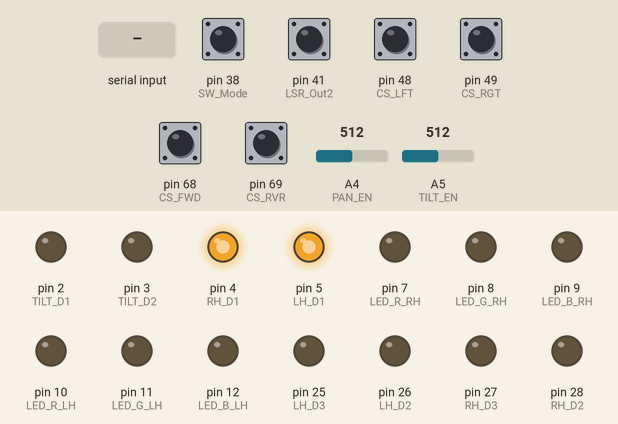
Recording of a sketch running on a simulated Arduino Mega 2560, built with avr-gcc and run on an emulated ATmega2560. Parts: output pins drawn as LEDs (lit = HIGH). The inputs (shaded band) are chosen by the test bench; at power-on: pin 38 (SW_Mode), pin 41 (LSR_Out2), pin 48 (CS_LFT), pin 49 (CS_RGT), pin 68 (CS_FWD), pin 69 (CS_RVR) HIGH, A4 (PAN_EN) = 512, A5 (TILT_EN) = 512.

Above: at 1.2 s.
1.3 s: "<1>" received over Serial
At 2.9 s:
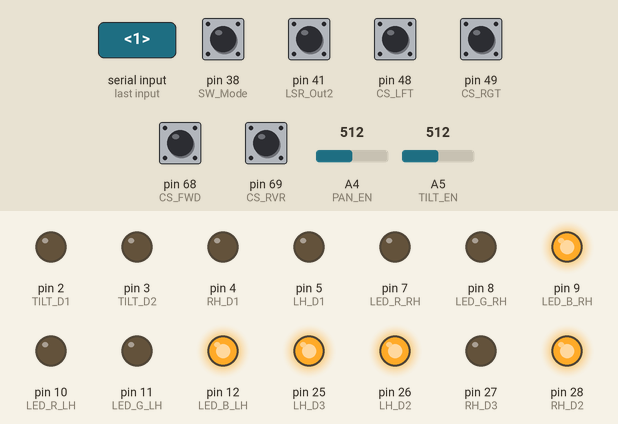
4.3 s: pin 38 (SW_Mode) pulled LOW for 0.15 s
At 5.9 s:
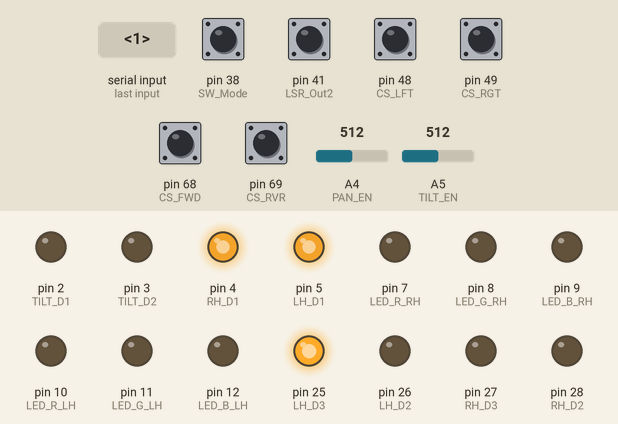
7.4 s: "<2>" received over Serial
At 8.8 s:
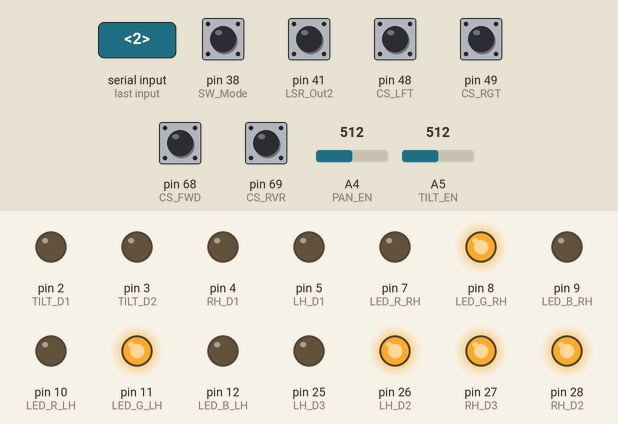
10.4 s: pin 38 (SW_Mode) pulled LOW for 1 s
At 11.0 s:
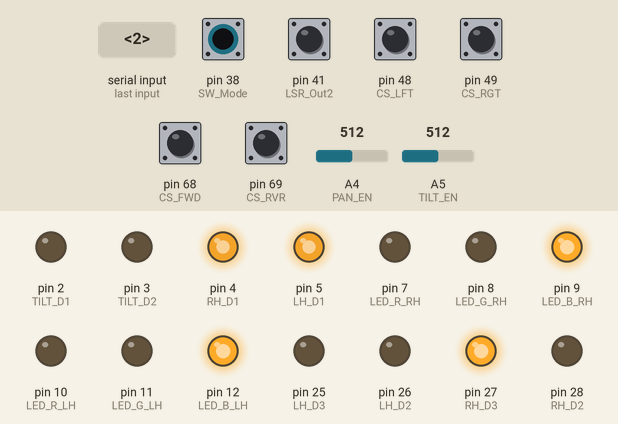
14.4 s: "<3>" received over Serial
At 15.3 s:
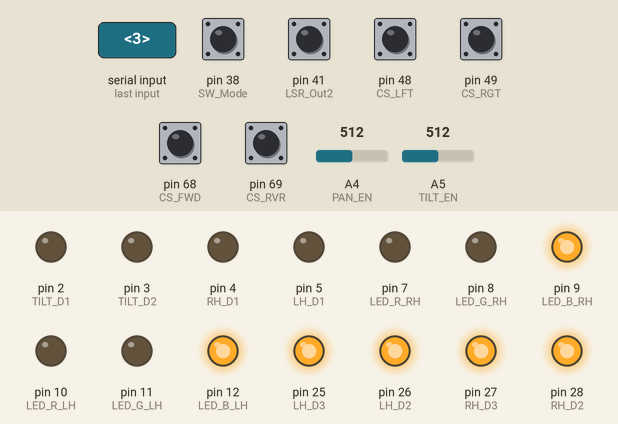
17.4 s: "<0>" received over Serial
At 18.3 s:
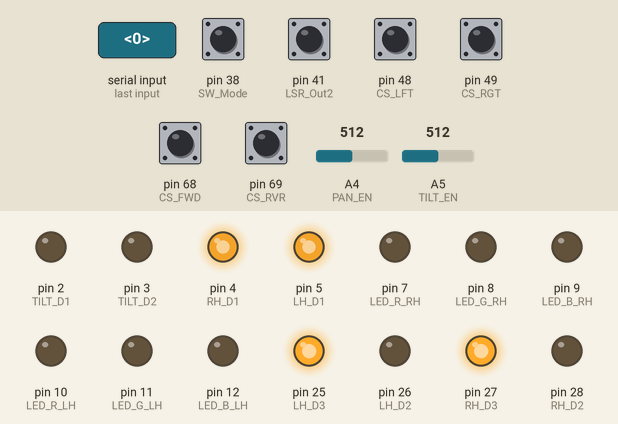
Timing chart, 0 to 21.4 s (numbered marks = the images above; inputs shaded):
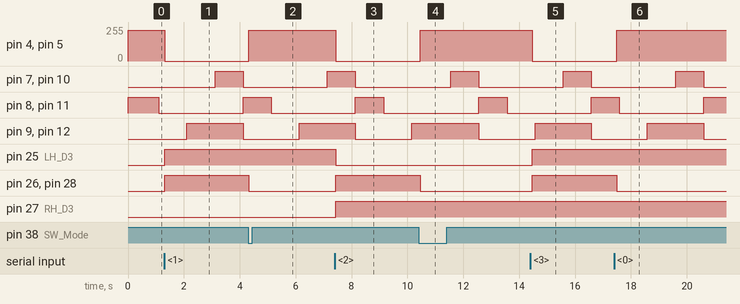

The sketch:

flashbot.ino
```cpp
int IR1 = A0;
int IR2 = A1;
int IR3 = A2;
int SON1 = A3;
int PAN_EN = A4;
int TILT_EN = A5;
int CSENS = A6;  //Analog Input
int LH_ENA = 44; // try git
int LH_ENB = 43;
int RH_ENA = 46;
int RH_ENB = 45; //Digital input Encoder
int CS_STT = 66;
int CS_STP = 67;
int CS_FWD = 68;
int CS_RVR = 69;
int CS_RGT = 49;
int CS_LFT = 48;   // Digital Input Console
int LSR_Out1 = 42; // free Zone (outside)
int LSR_Out2 = 41; // caution zone (middle)
int LSR_Out3 = 40; // danger zone (inside)
int ESTOP = 39;
int SW_Mode = 38; // Digital Input General

int BRAKE = 29;
int LH_D2 = 26;
int LH_D3 = 25;
int RH_D2 = 28;
int RH_D3 = 27;
int PAN_D1 = 24;
int PAN_D2 = 23;
int TILT_D1 = 2;
int TILT_D2 = 3; // Digital Output
int LH_D1 = 5;
int RH_D1 = 4;
int LED_R_LH = 10;
int LED_G_LH = 11;
int LED_B_LH = 12;
int LED_R_RH = 7;
int LED_G_RH = 8;
int LED_B_RH = 9; //Digital Output (PWM)


#define LH_ENA 44
#define LH_ENB 43
#define RH_ENA 46
#define RH_ENB 45
#define ESTOP 39
#define MOTOR_SPEED 148      //148 original
#define DIFF_MOTOR_SPEED 200 //150RPM

int count = 0;
int debug_speed = 0;
int heartbeat = 0;
int reset_order = 0;
int permitup = 0, permitdown = 0, permitright = 0, permitleft = 0;

const byte numChars = 32;
char receivedChars[numChars];
char tempChars[numChars];

int order = 0, motor_speed = 220;

boolean newData = false;

volatile unsigned int encoder_RH = 0;
volatile unsigned int encoder_LH = 0;
//int incc=0;
unsigned long pasttime1 = 0;
unsigned long currenttime1 = 0;
bool flag1 = 0;
bool flag2 = 0;
void setup()
{


  pinMode(LH_ENA, INPUT);
  pinMode(LH_ENB, INPUT);
  pinMode(RH_ENA, INPUT);
  pinMode(RH_ENB, INPUT);
  pinMode(SW_Mode, INPUT);
  pinMode(ESTOP, INPUT);
  pinMode(LSR_Out1, INPUT);
  pinMode(LSR_Out2, INPUT);
  pinMode(LSR_Out3, INPUT);
  digitalWrite(LH_ENA, HIGH);
  digitalWrite(LH_ENB, HIGH);
  digitalWrite(RH_ENA, HIGH);
  digitalWrite(RH_ENB, HIGH);
  digitalWrite(SW_Mode, HIGH);
  digitalWrite(ESTOP, HIGH);
  digitalWrite(LSR_Out1, HIGH);
  digitalWrite(LSR_Out2, HIGH);
  digitalWrite(LSR_Out3, HIGH);

  pinMode(CS_STT, INPUT);
  pinMode(CS_STP, INPUT);
  pinMode(CS_FWD, INPUT);
  pinMode(CS_RVR, INPUT);
  pinMode(CS_RGT, INPUT);
  pinMode(CS_LFT, INPUT);
  digitalWrite(CS_STT, HIGH);
  digitalWrite(CS_STP, HIGH);
  digitalWrite(CS_FWD, HIGH);
  digitalWrite(CS_RVR, HIGH);
  digitalWrite(CS_RGT, HIGH);
  digitalWrite(CS_LFT, HIGH);

  attachInterrupt(digitalPinToInterrupt(RH_ENA), Encoder_RH_ENA, CHANGE); //Pin 2
  attachInterrupt(digitalPinToInterrupt(LH_ENA), Encoder_LH_ENA, CHANGE); //Pin 18
  attachInterrupt(digitalPinToInterrupt(ESTOP), EMG_STOP, HIGH);

  pinMode(BRAKE, OUTPUT);
  pinMode(LH_D2, OUTPUT);
  pinMode(LH_D3, OUTPUT);
  pinMode(RH_D2, OUTPUT);
  pinMode(RH_D3, OUTPUT);
  pinMode(PAN_D1, OUTPUT);
  pinMode(PAN_D2, OUTPUT);
  pinMode(TILT_D1, OUTPUT);
  pinMode(TILT_D2, OUTPUT);
  pinMode(LH_D1, OUTPUT);
  pinMode(RH_D1, OUTPUT);
  pinMode(LED_R_LH, OUTPUT);
  pinMode(LED_G_LH, OUTPUT);
  pinMode(LED_B_LH, OUTPUT);
  pinMode(LED_R_RH, OUTPUT);
  pinMode(LED_G_RH, OUTPUT);
  pinMode(LED_B_RH, OUTPUT);

  analogWrite(RH_D1, 229);
  analogWrite(LH_D1, 229);
  digitalWrite(BRAKE, HIGH);

  Serial.begin(38400);
  digitalWrite(RH_D2, LOW);
  digitalWrite(RH_D3, LOW);
  digitalWrite(LH_D2, LOW);
  digitalWrite(LH_D3, LOW);
}

void set_led_right(int r, int g, int b)
{
  digitalWrite(LED_R_LH, 255 - r);
  digitalWrite(LED_G_LH, 255 - g);
  digitalWrite(LED_B_LH, 255 - b);
}

void set_led_left(int r, int g, int b)
{
  digitalWrite(LED_R_RH, 255 - r);
  digitalWrite(LED_G_RH, 255 - g);
  digitalWrite(LED_B_RH, 255 - b);
}

void loop()
{

  /*-------+
+  LED   +
+--------*/


  /*set_led_right(r, 255, 0); //RGB
  set_led_left(r, 255, 0);  //RGB
  r++;
  if (r == 255)
  {
    r=0;
  }
  delay(100);*/

  /*-------+
+ DEBUG  +
+--------*/
  /*
  debug_speed++;
  if (debug_speed % 20 == 0)
  {

    Serial.print("Mode  = ");
    Serial.println(digitalRead(SW_Mode));
    Serial.print("Estop  = ");
    Serial.println(digitalRead(ESTOP));

    Serial.print("CS Start,STOP,LH,RH,FWD,REV = ");
    Serial.print(digitalRead(CS_STT));
    Serial.print(digitalRead(CS_STP));
    Serial.print(digitalRead(CS_LFT));
    Serial.print(digitalRead(CS_RGT));
    Serial.print(digitalRead(CS_FWD));
    Serial.println(digitalRead(CS_RVR));

    int Analog_IR1 = analogRead(IR1);
    int Analog_IR2 = analogRead(IR2);
    int Analog_IR3 = analogRead(IR3);
    Serial.print("IR(FWD) = ");
    Serial.println(Analog_IR1);
    Serial.print("IR (RH) = ");
    Serial.println(Analog_IR2);
    Serial.print("IR (LH) = ");
    Serial.println(Analog_IR3);
    Serial.print("SON = ");
    Serial.println(analogRead(SON1));
    Serial.print("CSense = ");
    Serial.println(analogRead(CSENS));
    Serial.print("Pan Angle = ");
    Serial.println(analogRead(PAN_EN));
    Serial.print("Tilt Angle = ");
    Serial.println(analogRead(TILT_EN));
    Serial.print("Encoder_LH = ");
    Serial.println(encoder_LH);
    Serial.print("Encoder_RH = ");
    Serial.println(encoder_RH);
    //Serial.print("Count "); Serial.println(count);
    Serial.println("");

    //prevent overflow
    if (debug_speed == 15000)
      debug_speed = 0;
  }
*/

  /*-------+
+  NOTE  +
+--------+

1 - MOVE FORWARD
2 - MOVE REVERSE
3 - MOVE RIGHT
4 - MOVE LEFT
5 - PAN LEFT
6 - PAN RIGHT
7 - TILT UP
8 - TITL DOWN

/*-------+
+ RESCUE +
+--------*/

  if (digitalRead(SW_Mode) == 0)
  { // 0 = Rescue

    // Serial.println("Rescue Mode");

    if (digitalRead(CS_LFT) == 1 && digitalRead(CS_RGT) == 0 && digitalRead(CS_STT) == 1 && digitalRead(CS_STP) == 1)
    {
      move(3, 50);
    }
    else if (digitalRead(CS_LFT) == 0 && digitalRead(CS_RGT) == 1 && digitalRead(CS_STT) == 1 && digitalRead(CS_STP) == 1)
    {
      move(4, 50);
    }
    else if (digitalRead(CS_LFT) == 1 && digitalRead(CS_RGT) == 1 && digitalRead(CS_FWD) == 0 && digitalRead(CS_RVR) == 1 && digitalRead(CS_STT) == 1 && digitalRead(CS_STP) == 1)
    {
      move(1, 50);
    }
    else if (digitalRead(CS_LFT) == 1 && digitalRead(CS_RGT) == 1 && digitalRead(CS_FWD) == 1 && digitalRead(CS_RVR) == 0 && digitalRead(CS_STT) == 1 && digitalRead(CS_STP) == 1)
    {
      move(2, 50);
    }
    else if (digitalRead(CS_LFT) == 0 && digitalRead(CS_RGT) == 1 && digitalRead(CS_FWD) == 1 && digitalRead(CS_RVR) == 1 && digitalRead(CS_STT) == 0 && digitalRead(CS_STP) == 1)
    {
      if (analogRead(PAN_EN) < 350)
      {
        permitleft = 0;
        permitright = 1;
      }

      else
      {
        permitleft = 1;
      }

      move(5, 50);
    }
    else if (digitalRead(CS_LFT) == 1 && digitalRead(CS_RGT) == 0 && digitalRead(CS_FWD) == 1 && digitalRead(CS_RVR) == 1 && digitalRead(CS_STT) == 0 && digitalRead(CS_STP) == 1)
    {
      if (analogRead(PAN_EN) > 550)
      {
        // Serial.println("here");
        permitright = 0;
        permitleft = 1;
      }

      else
      {
        permitright = 1;
      }

      move(6, 50);
    }
    else if (digitalRead(CS_LFT) == 1 && digitalRead(CS_RGT) == 1 && digitalRead(CS_FWD) == 0 && digitalRead(CS_RVR) == 1 && digitalRead(CS_STT) == 1 && digitalRead(CS_STP) == 0)
    {

      Serial.print("permitup =");
      Serial.println(permitup);

      if (analogRead(TILT_EN) < 455)
      {
        // Serial.println("here");
        permitup = 0;
        permitdown = 1;
      }

      else
      {
        permitup = 1;
      }

      move(7, 50);
    }
    else if (digitalRead(CS_LFT) == 1 && digitalRead(CS_RGT) == 1 && digitalRead(CS_FWD) == 1 && digitalRead(CS_RVR) == 0 && digitalRead(CS_STT) == 1 && digitalRead(CS_STP) == 0)
    {

      if (analogRead(TILT_EN) > 550)
      {
        permitdown = 0;
        permitup = 1;
      }

      else
      {
        permitdown = 1;
      }

      move(8, 50);
    }

    else
    {
      move(0, 0);
    }
  }

  /*-------+
+ REMOTE +
+--------*/


  if (digitalRead(SW_Mode) == 1)
  { // 1 = Remote

  currenttime1 = millis();
  if (flag1 == 0 && flag2 == 0) {
    set_led_right(255, 0, 255); //RGB purple
    set_led_left(255, 0, 255);  //RGB purple
    if ((currenttime1 - pasttime1) > 1000) {
      flag1 = 1;
      pasttime1 = currenttime1;
    }
  }
  else if(flag1 == 1 && flag2 == 0){
    set_led_right(255, 255, 255); //RGB white
    set_led_left(255, 255, 255);  //RGB white
    if ((currenttime1 - pasttime1) > 1000) {
      flag2 = 1;
      pasttime1 = currenttime1;
    }
  }
  else if(flag1 == 1 && flag2 == 1){
    set_led_right(255, 255, 0); //RGB yellow
    set_led_left(255, 255, 0);  //RGB yellow
    if ((currenttime1 - pasttime1) > 1000) {
      flag1 = 0;
      pasttime1 = currenttime1;
    }
  }

  else if(flag1 == 0 && flag2 == 1){
    set_led_right(0, 255, 0); //RGB green
    set_led_left(0, 255, 0);  //RGB green
    if ((currenttime1 - pasttime1) > 1000) {
      flag2 = 0;
      pasttime1 = currenttime1;
    }
  }

    // Serial.println("Remote Mode");
    /*if (digitalRead(LSR_Out2) ==1 ){
       //reset_order =0;
       Serial.println("obstacle detected");
      }
      else if (digitalRead(LSR_Out2) == 0)
      {
        Serial.println("no obstacle");
      }*/

    recvWithStartEndMarkers();
    if (newData == true)
    {
      strcpy(tempChars, receivedChars);
      // this temporary copy is necessary to protect the original data
      //   because strtok() used in parseData() replaces the commas with \0
      parseData();

      //int order = Serial.parseInt();

      heartbeat = 0;
      move(order, motor_speed);
      newData = false;
    }

    if (analogRead(TILT_EN) > 550)
    {
      permitdown = 0;
      permitup = 1;
    }

    else
    {
      permitdown = 1;
    }

    if (analogRead(TILT_EN) < 455)
    {
      // Serial.println("here");
      permitup = 0;
      permitdown = 1;
    }

    else
    {
      permitup = 1;
    }

    ///for pan limit
    if (analogRead(PAN_EN) < 350)
    {
      permitleft = 0;
      permitright = 1;
    }

    else
    {
      permitleft = 1;
    }

    if (analogRead(PAN_EN) > 550)
    {
      // Serial.println("here");
      permitright = 0;
      permitleft = 1;
    }

    else
    {
      permitright = 1;
    }

    if (digitalRead(LSR_Out2) == 1 && order != 9 && reset_order == 0)
    { // This consider object detected. Inlcude reset joystick
      //order = 0;
      //move(order, 0);
    }
    else if (digitalRead(LSR_Out2) == 1 && order == 9 && reset_order == 0)
    {
      //reset_order = 1;
    }
    else if (digitalRead(LSR_Out3) == 1)
    {
      //order = 0;
      //move(order, 0);
    }
    if (digitalRead(LSR_Out2) == 0)
    {
      //reset_order = 0;
      //Serial.println("no obstacle");
    }

    else if (digitalRead(LSR_Out2) == 1)
    {
      // Serial.println("yes obstacle");
    }

    heartbeat++;
    if (heartbeat > 300)
    {
      move(0, motor_speed);
    }
  }

  delay(100); // delay in between reads for stability
  count++;
}

/*-----------+
+ PARSE_UTIL +
+------------*/

void recvWithStartEndMarkers()
{
  static boolean recvInProgress = false;
  static byte ndx = 0;
  char startMarker = '<';
  char endMarker = '>';
  char rc;

  while (Serial.available() > 0 && newData == false)
  {
    rc = Serial.read();

    if (recvInProgress == true)
    {
      if (rc != endMarker)
      {
        receivedChars[ndx] = rc;
        ndx++;
        if (ndx >= numChars)
        {
          ndx = numChars - 1;
        }
      }
      else
      {
        receivedChars[ndx] = '\0'; // terminate the string
        recvInProgress = false;
        ndx = 0;
        newData = true;
      }
    }

    else if (rc == startMarker)
    {
      recvInProgress = true;
    }
  }
}

//============

void parseData()
{ // split the data into its parts

  char *strtokIndx; // this is used by strtok() as an index

  strtokIndx = strtok(tempChars, ":"); // get the first part - the order
  order = atoi(strtokIndx);            // copy it to order

  strtokIndx = strtok(NULL, ":"); // this continues where the previous call left off
  motor_speed = atoi(strtokIndx); // copy to  motor_speed
}

/*-------+
+ E_STOP +
+--------*/

void EMG_STOP()
{

  set_led_right(255, 0, 0); //RGB - Red
  set_led_left(255, 0, 0);  //RGB - Red

  digitalWrite(TILT_D1, LOW);
  digitalWrite(PAN_D1, LOW);
  digitalWrite(LH_D2, LOW);
  digitalWrite(RH_D2, LOW);
}

/*--------+
+ ENCODER +
+---------*/

void Encoder_RH_ENA()
{
  if (digitalRead(RH_ENB) == digitalRead(RH_ENA))
  {
    encoder_RH = encoder_RH - 1; //you may need to redefine positive and negative directions
  }
  else
  {
    encoder_RH = encoder_RH + 1;
  }
}

void Encoder_LH_ENA()
{
  if (digitalRead(LH_ENB) == digitalRead(LH_ENA))
  {
    encoder_LH = encoder_LH - 1; //you may need to redefine positive and negative directions
  }
  else
  {
    encoder_LH = encoder_LH + 1;
  }
}

/*-----------------+
+ MOTOR, PAN, TILT +
+------------------*/

void move(int order, int motor_speed)
{
  if (order == 1)
  {
    //Move forward
    digitalWrite(RH_D2, HIGH);
    digitalWrite(LH_D2, HIGH);
    digitalWrite(RH_D3, LOW);
    digitalWrite(LH_D3, HIGH);
    analogWrite(RH_D1, motor_speed);
    analogWrite(LH_D1, motor_speed);
    //  Serial.print("Move Forward");Serial.print("\n");
    // analogWrite(LED_FRT,100);
  }

  else if (order == 2)
  {
    //move reverse
    digitalWrite(RH_D2, HIGH);
    digitalWrite(LH_D2, HIGH);
    digitalWrite(RH_D3, HIGH);
    digitalWrite(LH_D3, LOW);
    analogWrite(RH_D1, motor_speed);
    analogWrite(LH_D1, motor_speed);
    // analogWrite(LED_FRT,100);
    //  Serial.print("Move Reverse");Serial.print("\n");
  }

  else if (order == 3)
  {
    //Move differential to the right
    digitalWrite(RH_D2, HIGH);
    digitalWrite(LH_D2, HIGH);
    digitalWrite(RH_D3, HIGH);
    digitalWrite(LH_D3, HIGH);
    analogWrite(RH_D1, motor_speed);
    analogWrite(LH_D1, motor_speed);
    //  analogWrite(LED_FRT,100);
    // Serial.print("Move Left");Serial.print("\n");
  }

  else if (order == 4)
  {
    //Move differential to the left
    digitalWrite(RH_D2, HIGH);
    digitalWrite(LH_D2, HIGH);
    digitalWrite(RH_D3, LOW);
    digitalWrite(LH_D3, LOW);
    analogWrite(RH_D1, motor_speed);
    analogWrite(LH_D1, motor_speed);
    //  analogWrite(LED_FRT,100);
    // Serial.print("Move Right");Serial.print("\n");
  }

  else if (order == 5)
  {
    //Move pan to the left
    if (permitleft == 1)
    {
      digitalWrite(PAN_D1, HIGH);
      digitalWrite(PAN_D2, HIGH);
      digitalWrite(TILT_D1, LOW);
      //  Serial.print("Pan Left");Serial.print("\n");
    }

    else if (permitleft == 0)
    {
      digitalWrite(PAN_D1, LOW);
      digitalWrite(PAN_D2, HIGH);
      digitalWrite(TILT_D1, LOW);
    }
  }

  else if (order == 6)
  {
    //move pan to the right
    if (permitright == 1)
    {
      digitalWrite(PAN_D1, HIGH);
      digitalWrite(PAN_D2, LOW);
      digitalWrite(TILT_D1, LOW);
    }
    //  Serial.print("Pan Right");Serial.print("\n");

    else if (permitright == 0)
    {
      digitalWrite(PAN_D1, LOW);
      digitalWrite(PAN_D2, LOW);
      digitalWrite(TILT_D1, LOW);
    }
  }

  else if (order == 7)
  {
    if (permitup == 1)
    {
      //Move tilt up
      digitalWrite(TILT_D1, HIGH);
      digitalWrite(TILT_D2, HIGH);
      digitalWrite(PAN_D1, LOW);
    }

    else if (permitup == 0)
    {
      //Move tilt up stop
      digitalWrite(TILT_D1, LOW);
      digitalWrite(TILT_D2, HIGH);
      digitalWrite(PAN_D1, LOW);
    }
    //  Serial.print("Tilt Up");Serial.print("\n");
  }

  else if (order == 8)
  {
    if (permitdown == 1)
    {
      //Move tilt down
      digitalWrite(TILT_D1, HIGH);
      digitalWrite(TILT_D2, LOW);
      digitalWrite(PAN_D1, LOW);
      //  Serial.print("Tilt Down");Serial.print("\n");
    }

    else if (permitdown == 0)
    {
      //Move tilt down stop
      digitalWrite(TILT_D1, LOW);
      digitalWrite(TILT_D2, LOW);
      digitalWrite(PAN_D1, LOW);
      //  Serial.print("Tilt Down");Serial.print("\n");
    }
  }

  else if (order == 0)
  {
    //Stop all motors
    digitalWrite(TILT_D1, LOW);
    digitalWrite(PAN_D1, LOW);
    analogWrite(RH_D1, 229);
    analogWrite(LH_D1, 229);
    //delay(00);
    digitalWrite(LH_D2, LOW);
    digitalWrite(RH_D2, LOW);
  }

  else
  {
    Serial.println("Error: order Not understood");
  }
}
```

Measured:
- after the input at 1.3 s, pin 4 (RH_D1), pin 5 (LH_D1): 229/255 → 0/255 at once; pin 25 (LH_D3), pin 26 (LH_D2), pin 28 (RH_D2): LOW → HIGH at once
- after the input at 4.3 s, pin 4 (RH_D1), pin 5 (LH_D1): 0/255 → 229/255 at once; pin 26 (LH_D2), pin 28 (RH_D2): HIGH → LOW at once
- after the input at 7.4 s, pin 4 (RH_D1), pin 5 (LH_D1): 229/255 → 0/255 at once; pin 25 (LH_D3): HIGH → LOW at once; pin 26 (LH_D2), pin 27 (RH_D3), pin 28 (RH_D2): LOW → HIGH at once
- after the input at 10.4 s, pin 4 (RH_D1), pin 5 (LH_D1): 0/255 → 229/255 after 0.05 s; pin 26 (LH_D2), pin 28 (RH_D2): HIGH → LOW after 0.05 s
- after the input at 14.4 s, pin 4 (RH_D1), pin 5 (LH_D1): 229/255 → 0/255 after 0.07 s; pin 25 (LH_D3), pin 26 (LH_D2), pin 28 (RH_D2): LOW → HIGH after 0.07 s
- after the input at 17.4 s, pin 4 (RH_D1), pin 5 (LH_D1): 0/255 → 229/255 after 0.08 s; pin 26 (LH_D2), pin 28 (RH_D2): HIGH → LOW after 0.08 s
